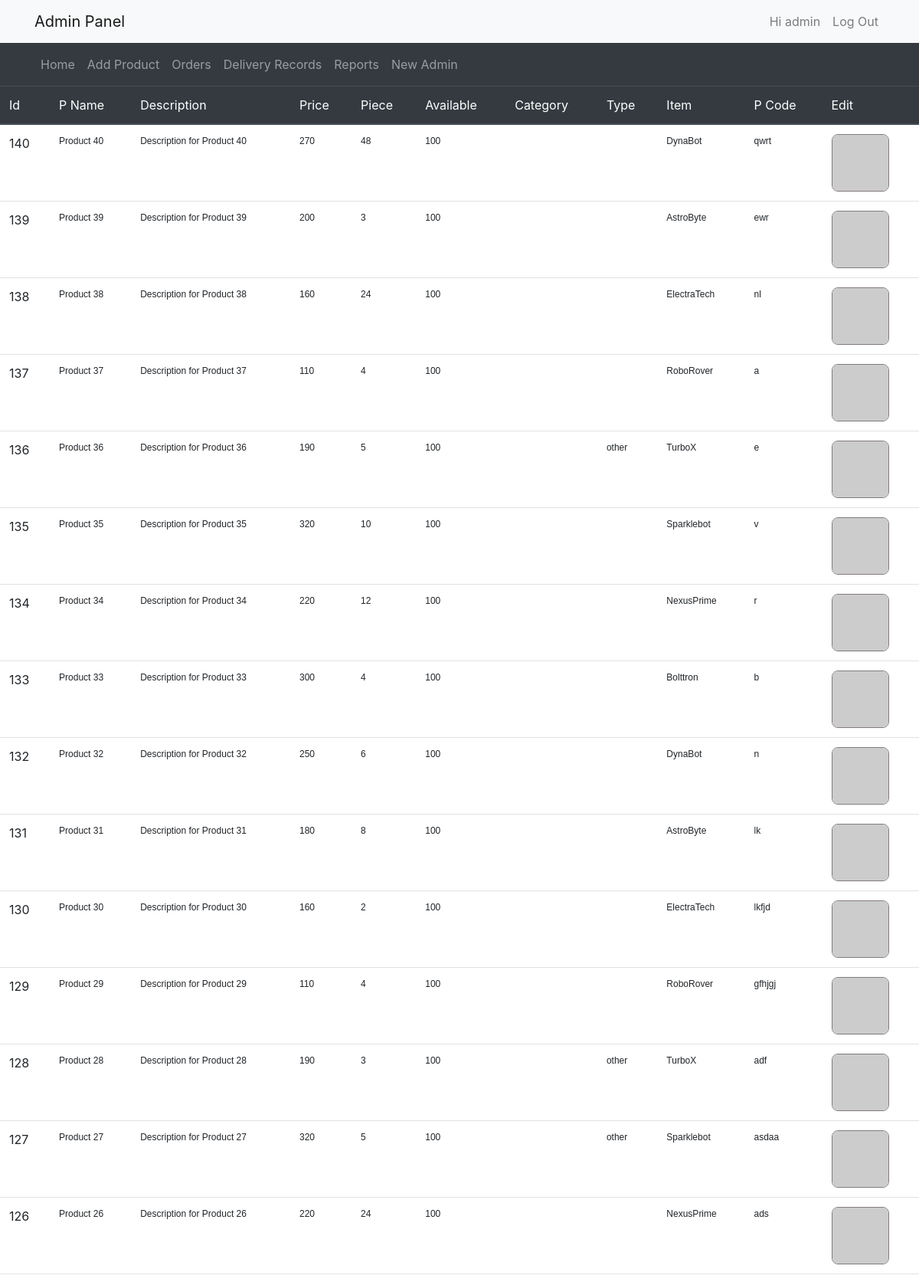
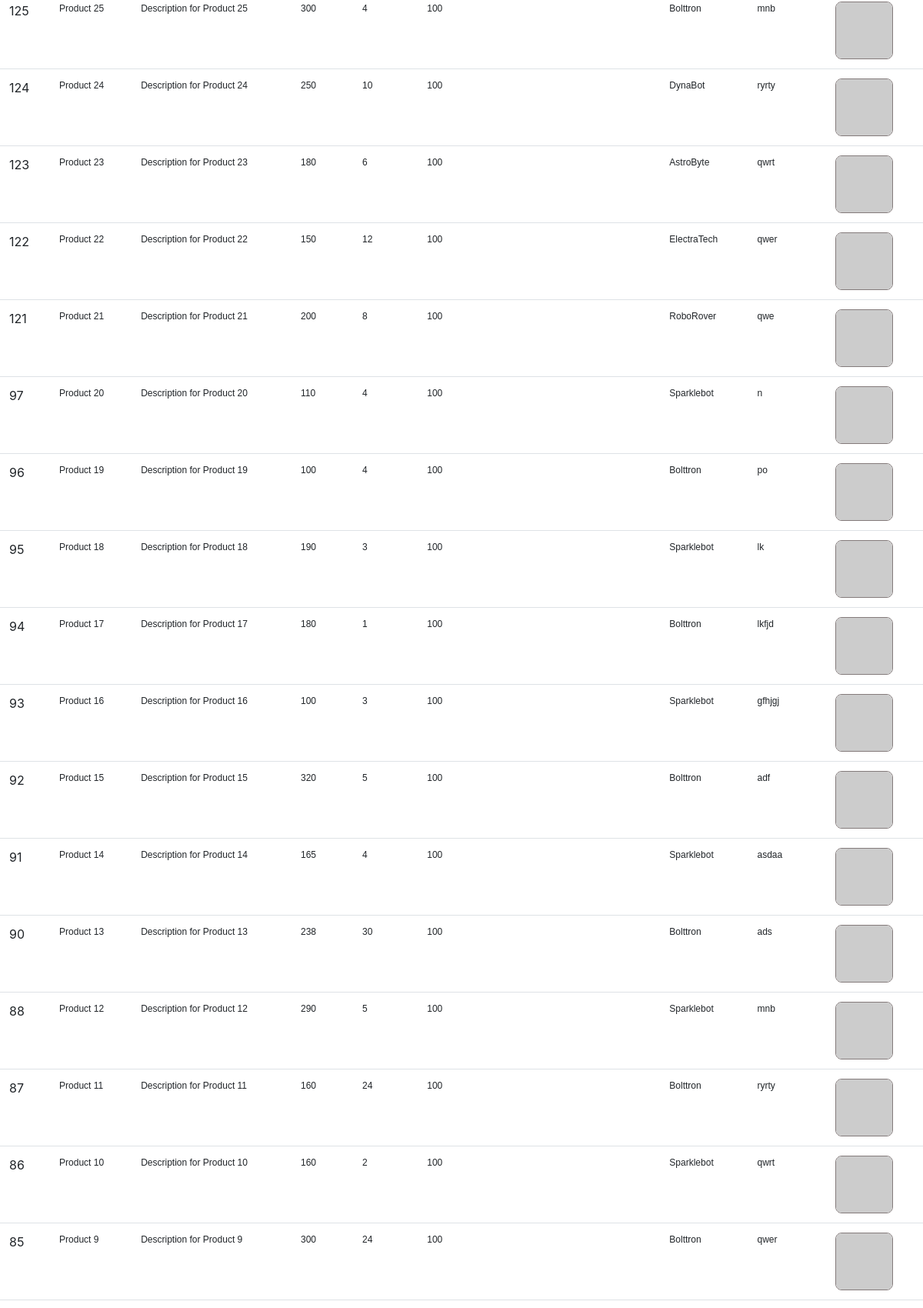
The app's page /admin/allproducts.php (signed in, upper part) with its own data (2 pictures, top to bottom).
### tables this page shows
CREATE TABLE `products` (
  `id` int(11) NOT NULL,
  `pName` varchar(100) NOT NULL,
  `price` int(11) NOT NULL,
  `piece` int(11) NOT NULL,
  `description` text NOT NULL,
  `available` int(11) NOT NULL,
  `category` varchar(100) NOT NULL,
  `type` varchar(100) NOT NULL,
  `item` varchar(100) NOT NULL,
  `pCode` varchar(20) NOT NULL,
  `picture` text NOT NULL
);

### admin/allproducts.php (the view, shortened to what this page needs)
<?php include("../inc/connect.inc.php"); ?>
<?php
if (!isset($_SESSION['admin_login'])) {
	header("location: login.php");
	$user = "";
} else {
	$user = $_SESSION['admin_login'];
	$result = mysqli_query($con, "SELECT * FROM admin WHERE id='$user'");
	$get_user_email = mysqli_fetch_assoc($result);
	$uname_db = $get_user_email['firstName'];
}
?>
<!doctype html>
<html>
<head>
	<link rel="stylesheet" type="text/css" href="../css/style.css">
	<link rel="stylesheet" href="https://maxcdn.bootstrapcdn.com/bootstrap/4.5.2/css/bootstrap.min.css">
</head>
<body class="home-welcome-text">
	<?php include("./components/admin-navbar.php") ?>
	<?php include("./components/category-list.php") ?>
	<div class="table-responsive">
		<table class="table">
			<thead class="thead-dark">
				<tr>
					<th scope="col">Id</th>
					<th scope="col">P Name</th>
					<th scope="col">Description</th>
					<th scope="col">Price</th>
					<th scope="col">Piece</th>
					<th scope="col">Available</th>
					<th scope="col">Category</th>
					<th scope="col">Type</th>
					<th scope="col">Item</th>
					<th scope="col">P Code</th>
					<th scope="col">Edit</th>
				</tr>
			</thead>
			<tbody>
				<?php
				include("../inc/connect.inc.php");
				$query = "SELECT * FROM products ORDER BY id DESC";
				$run = mysqli_query($con, $query);
				while ($row = mysqli_fetch_assoc($run)) {
					$id = $row['id'];
					$pName = substr($row['pName'], 0, 50);
					$descri = $row['description'];
					$price = $row['price'];
					$piece = $row['piece'];
					$available = $row['available'];
					$category = $row['category'];
					$type = $row['type'];
					$item = $row['item'];
					$pCode = $row['pCode'];
				?>
					<tr>
						<th scope="row"><?php echo $id; ?></th>
						<td><?php echo $pName; ?></td>
						<td><?php echo $descri; ?></td>
						<td><?php echo $price; ?></td>
						<td><?php echo $piece; ?></td>
						<td><?php echo $available; ?></td>
						<td><?php echo $category; ?></td>
						<td><?php echo $type; ?></td>
						<td><?php echo $item; ?></td>
						<td><?php echo $pCode; ?></td>
						<td>
							<div class="home-prodlist-img">
								<a href="editproduct.php?epid=<?php echo $id; ?>">
									<img src="https://robohash.org/' . $id . '" class="home-prodlist-imgi" style="height: 75px; width: 75px;">
								</a>
							</div>
						</td>
					</tr>
				<?php } ?>
			</tbody>
		</table>
	</div>
</body>
</html>

### admin/components/admin-navbar.php
<nav class="navbar navbar-expand-lg navbar-light bg-light">
  <div class="container">
    <a class="navbar-brand" href="#">Admin Panel</a>
    <div class="collapse navbar-collapse justify-content-end" id="navbarNav">
      <ul class="navbar-nav">
        <li class="nav-item">
          <?php if ($user != "") : ?>
            <a class="nav-link" href="update_admin.php">Hi <?php echo $uname_db; ?></a>
          <?php endif; ?>
        </li>
        <li class="nav-item">
          <?php if ($user != "") : ?>
            <a class="nav-link" href="logout.php">Log Out</a>
          <?php else : ?>
            <a class="nav-link" href="login.php">Log In</a>
          <?php endif; ?>
        </li>
      </ul>
    </div>
  </div>
</nav>

### css/style.css (style rules this page uses)
html, body, div, span, applet, object, iframe, h1, h2, h3, h4, h5, h6, p, blockquote, pre, a, abbr, acronym, address, big, cite, code, del, dfn, em, img, ins, kbd, q, s, samp, small, strike, strong, sub, sup, tt, var, b, u, i, center, dl, dt, dd, ol, ul, li, fieldset, form, label, legend, table, caption, tbody, tfoot, thead, tr, th, td, article, aside, canvas, details, embed, figure, figcaption, footer, header, hgroup, menu, nav, output, ruby, section, summary, time, mark, audio, video { margin: 0; padding: 0; border: 0; font: inherit; vertical-align: baseline;ss box-sizing: border-box; }
article, aside, details, figcaption, figure, footer, header, hgroup, menu, nav, section { display: block; }
body { line-height: normal; }
ol, ul { list-style: none; }
table { border-collapse: collapse; border-spacing: 0; }
* { margin: 0px; padding: 0px; }
body, button, input, label, select, td, textarea { font-family: Arial, Helvetica, tahoma,verdana,arial,sans-serif; font-size: 12px; }
body { width: 100%; position: relative; background-color: #ffffff; min-width: 1080px; }
.home-prodlist-imgi { height: 270px; width: 300px; padding: 0px; border: 1px solid #847b7b; border-radius: 8px; }

### records on screen
products: id "140", pName "Product 40", description "Description for Product 40", price "270", piece "48", available "100", item "DynaBot", pCode "qwrt"
products: id "139", pName "Product 39", description "Description for Product 39", price "200", piece "3", available "100", item "AstroByte", pCode "ewr"
products: id "138", pName "Product 38", description "Description for Product 38", price "160", piece "24", available "100", item "ElectraTech", pCode "nl"
products: id "137", pName "Product 37", description "Description for Product 37", price "110", piece "4", available "100", item "RoboRover", pCode "a"
products: id "136", pName "Product 36", description "Description for Product 36", price "190", piece "5", available "100", type "other", item "TurboX", pCode "e"
products: id "135", pName "Product 35", description "Description for Product 35", price "320", piece "10", available "100", item "Sparklebot", pCode "v"
products: id "134", pName "Product 34", description "Description for Product 34", price "220", piece "12", available "100", item "NexusPrime", pCode "r"
products: id "133", pName "Product 33", description "Description for Product 33", price "300", piece "4", available "100", item "Bolttron", pCode "b"
products: id "132", pName "Product 32", description "Description for Product 32", price "250", piece "6", available "100", item "DynaBot", pCode "n"
products: id "131", pName "Product 31", description "Description for Product 31", price "180", piece "8", available "100", item "AstroByte", pCode "lk"
products: id "130", pName "Product 30", description "Description for Product 30", price "160", piece "2", available "100", item "ElectraTech", pCode "lkfjd"
products: id "129", pName "Product 29", description "Description for Product 29", price "110", piece "4", available "100", item "RoboRover", pCode "gfhjgj"
products: id "128", pName "Product 28", description "Description for Product 28", price "190", piece "3", available "100", type "other", item "TurboX", pCode "adf"
products: id "127", pName "Product 27", description "Description for Product 27", price "320", piece "5", available "100", type "other", item "Sparklebot", pCode "asdaa"
products: id "126", pName "Product 26", description "Description for Product 26", price "220", piece "24", available "100", item "NexusPrime", pCode "ads"
products: id "125", pName "Product 25", description "Description for Product 25", price "300", piece "4", available "100", item "Bolttron", pCode "mnb"
products: id "124", pName "Product 24", description "Description for Product 24", price "250", piece "10", available "100", item "DynaBot", pCode "ryrty"
products: id "123", pName "Product 23", description "Description for Product 23", price "180", piece "6", available "100", item "AstroByte", pCode "qwrt"
products: id "122", pName "Product 22", description "Description for Product 22", price "150", piece "12", available "100", item "ElectraTech", pCode "qwer"
products: id "121", pName "Product 21", description "Description for Product 21", price "200", piece "8", available "100", item "RoboRover", pCode "qwe"
products: id "97", pName "Product 20", description "Description for Product 20", price "110", piece "4", available "100", item "Sparklebot", pCode "n"
products: id "96", pName "Product 19", description "Description for Product 19", price "100", piece "4", available "100", item "Bolttron", pCode "po"
products: id "95", pName "Product 18", description "Description for Product 18", price "190", piece "3", available "100", item "Sparklebot", pCode "lk"
products: id "94", pName "Product 17", description "Description for Product 17", price "180", piece "1", available "100", item "Bolttron", pCode "lkfjd"
products: id "93", pName "Product 16", description "Description for Product 16", price "100", piece "3", available "100", item "Sparklebot", pCode "gfhjgj"
products: id "92", pName "Product 15", description "Description for Product 15", price "320", piece "5", available "100", item "Bolttron", pCode "adf"
products: id "91", pName "Product 14", description "Description for Product 14", price "165", piece "4", available "100", item "Sparklebot", pCode "asdaa"
products: id "90", pName "Product 13", description "Description for Product 13", price "238", piece "30", available "100", item "Bolttron", pCode "ads"
products: id "88", pName "Product 12", description "Description for Product 12", price "290", piece "5", available "100", item "Sparklebot", pCode "mnb"
products: id "87", pName "Product 11", description "Description for Product 11", price "160", piece "24", available "100", item "Bolttron", pCode "ryrty"
products: id "86", pName "Product 10", description "Description for Product 10", price "160", piece "2", available "100", item "Sparklebot", pCode "qwrt"
products: id "85", pName "Product 9", description "Description for Product 9", price "300", piece "24", available "100", item "Bolttron", pCode "qwer"

### other values on screen
$uname_db "admin"
